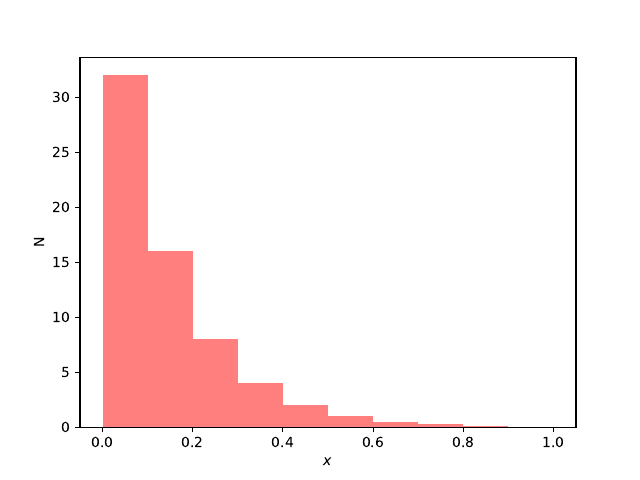

Here is the Python script that generated this plot:
# importing the required modules
import matplotlib.pyplot as plt 
import numpy as np

yRegs=["y0","y1","y2","y3"]
for yReg in yRegs:
    filename="kFactor_NLO+NLL_ak4_muf1mur1_"+yReg+".dat"

    xbins = np.linspace(0,1,11)

    ### Ex.1
    #x   = np.linspace(0,1,10)
    #wgt = 0.5*np.ones(len(x))
    
    ### Ex.2 -- wgt[i] has the wgt corresponding to x[i]
    x  =[0.05, 0.15, 0.25, 0.35, 0.45, 0.55, 0.65, 0.75, 0.85]
    wgt=[32,   16,  8,     4,    2,    1,    0.5,  0.25, 0.125]

    
    # plotting the points  
    plt.hist(x, bins=xbins,fc=(1,0,0,0.5),weights=wgt,lw=0)

    # Title, axis labels and legend
    plt.ylabel('N') 
    plt.xlabel('$x$') 

    # function to show the plot 
    #plt.show() 

    plt.savefig("wgthisto.pdf")
    plt.clf()
